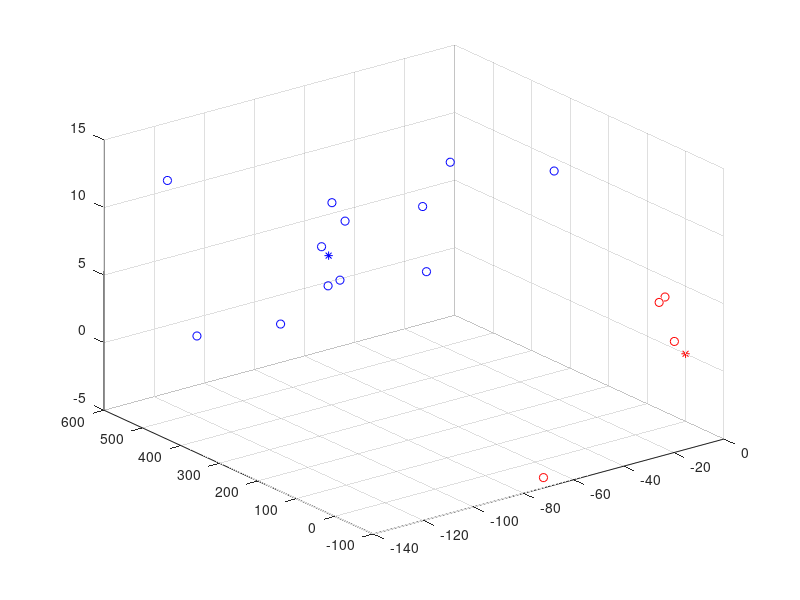

This chart was generated by the following MATLAB code:
N_MSscatter=12;
N_MBSscatter=4;
% N_MSscatter=0;
% N_MBSscatter=0;
r_MBSscatter=zeros(1,N_MBSscatter);
phi_MBSscatter=zeros(1,N_MBSscatter);
x_MBSscatter=zeros(1,N_MBSscatter);
y_MBSscatter=zeros(1,N_MBSscatter);
z_MBSscatter=zeros(1,N_MBSscatter);
for i=1:N_MBSscatter
    r_MBSscatter(i)=100*randn;
    phi_MBSscatter(i)=rand*2*pi;
    z_MBSscatter(i)=rand*10-5;
    x_MBSscatter(i)=r_MBSscatter(i)*cos(phi_MBSscatter(i));
    y_MBSscatter(i)=r_MBSscatter(i)*sin(phi_MBSscatter(i));
end

r_MS=200+rand*500;
phi_MS=rand*2*pi;
x_MS=r_MS*cos(phi_MS);
y_MS=r_MS*sin(phi_MS);
z_MS=-10+20*rand; % not on the same scale with x and y
% z_MS=-100+200*rand;
r_MSscatter=zeros(1,N_MSscatter);
phi_MSscatter=zeros(1,N_MSscatter);
x_MSscatter=zeros(1,N_MSscatter);
y_MSscatter=zeros(1,N_MSscatter);
z_MSscatter=zeros(1,N_MSscatter);
for i=1:N_MSscatter
    r_MSscatter(i)=100*randn;
    phi_MSscatter(i)=rand*2*pi;
    z_MSscatter(i)=z_MS+rand*10-5;
    x_MSscatter(i)=x_MS+r_MSscatter(i)*cos(phi_MSscatter(i));
    y_MSscatter(i)=y_MS+r_MSscatter(i)*sin(phi_MSscatter(i));
end
figure(1);
scatter3(x_MBSscatter,y_MBSscatter,z_MBSscatter,'r');
hold on;
plot3(0,0,0,'r*');
scatter3(x_MSscatter,y_MSscatter,z_MSscatter,'b');
hold on;
plot3(x_MS,y_MS,z_MS,'b*');